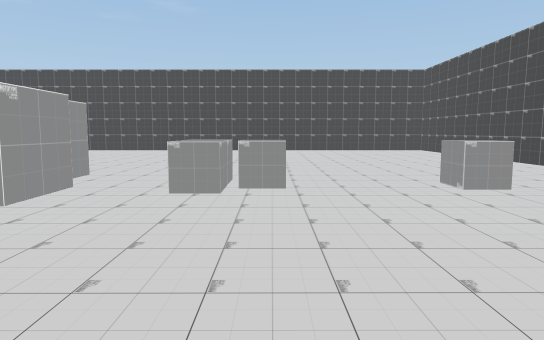
[1] (above)

17 first-person views from a walk through a Unity game level. The camera is 1.2 m above the floor, tilts 6° down and sees 75° across. The floor is counted in squares, 2 m on a side. Each view is taken from the middle of a square. On the plan, view 1 faces up. The plan holds only what a view shows up to about 10 squares ahead; the rest is blank. The player is left out.

[2]
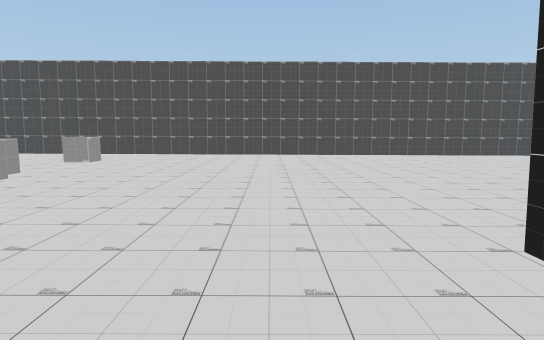

[3]
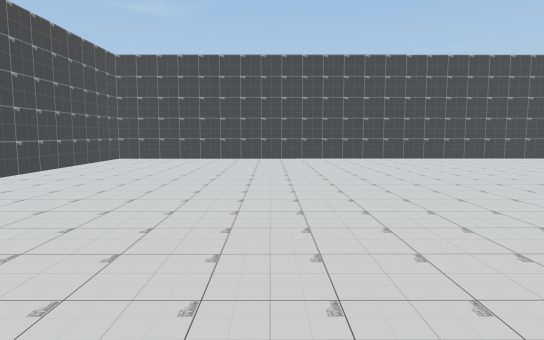

[4]
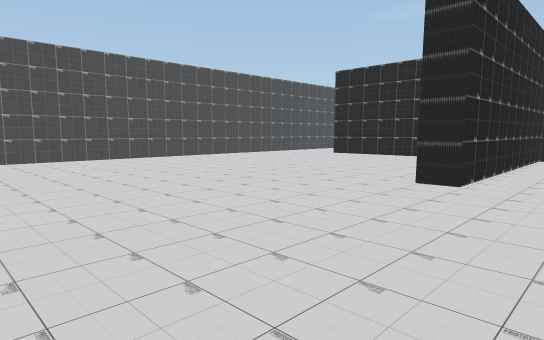

[5]
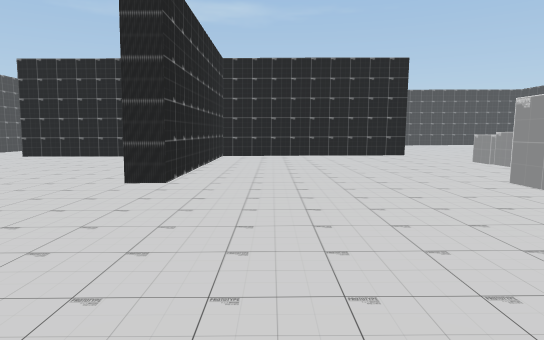

[6]
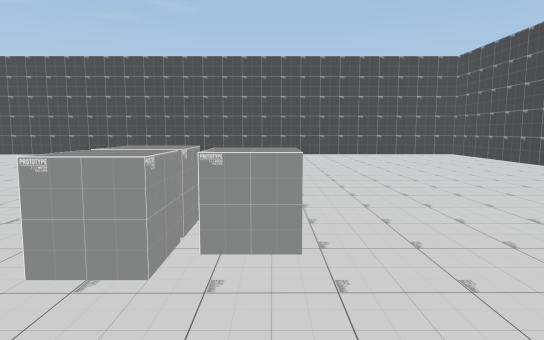

[7]
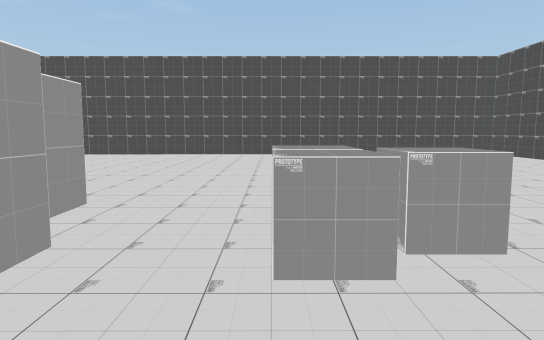

[8]
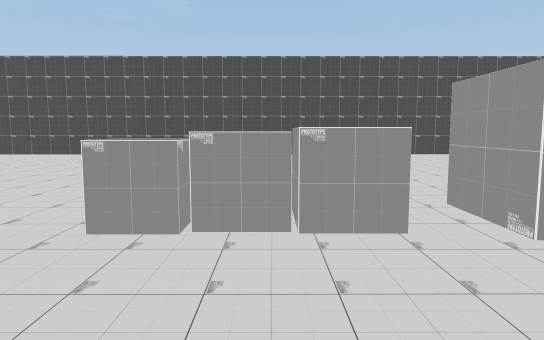

[9]
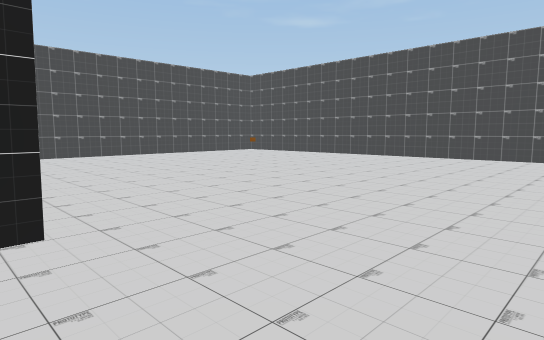

[10]
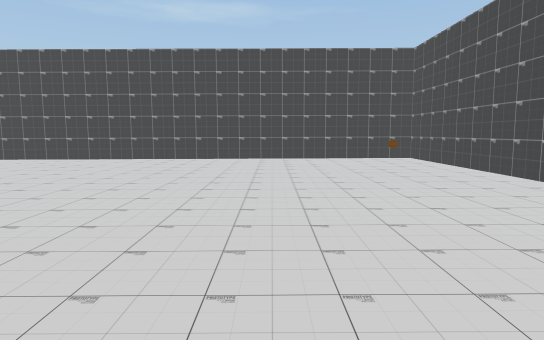

[11]
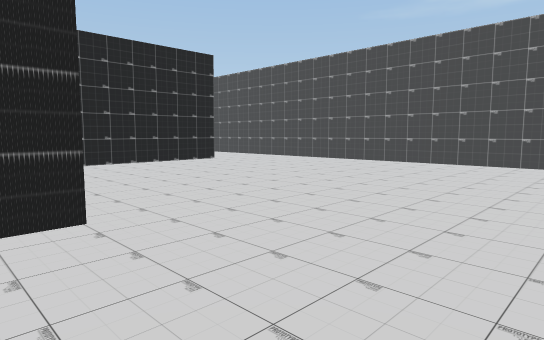

[12]
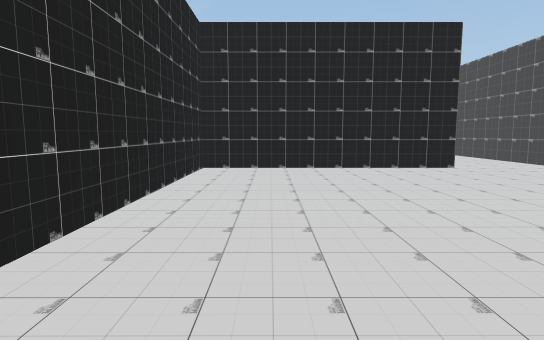

[13]
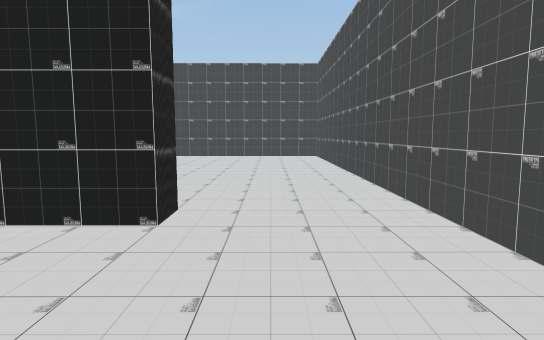

[14]
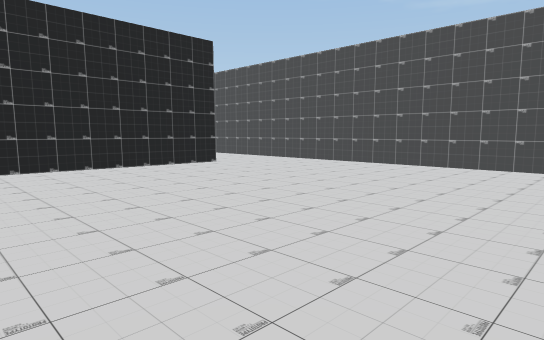

[15]
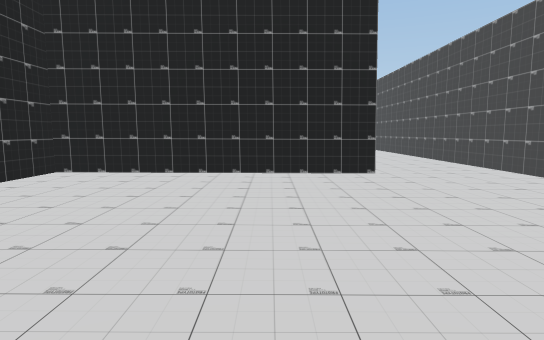

[16]
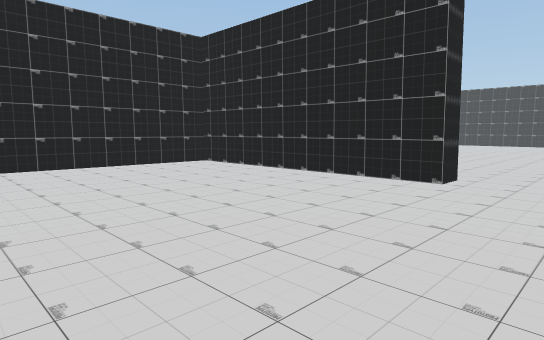

[17]
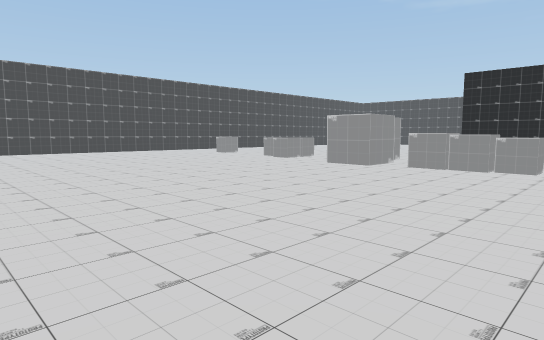

### Floor plan
Points are (right, up) in squares from view 1. A wall is a line through its corners. A room is listed if a view was taken in it or the views show most of it. See-through windows are left out.
Room 1 (views 1, 2, 3, 4, 5, 6, 7, 8, 9, 10, 11, 12, 13, 17)
walls: (-8.3, -3.8) (-8.3, -6.5); (-13.3, -1.3) (-8.8, -1.3) (-8.8, 3.5) (-8.3, 3.5) (-8.3, -1.3) (-3.2, -1.3) (-3.2, -1.9); (-8.5, -8.8) (4.8, -8.7) (4.7, 11.3) (-15.3, 11.2) (-15.2, -1.4)
ways out: opening at (-14.5, -1) to room 2; opening at (-8, -7.5) to room 2
objects: other object (-6, 4); other object (-5, 4); other object (-3, 3) to (-2, 3); other object (-3, 4) to (-3, 5); other object (-1, 4); other object (0, 4); other object (2, 4)
Room 2 (views 14, 15, 16)
walls: (-13.3, -1.9) (-13.3, -1.3); (-8.3, -6.5) (-8.8, -6.5) (-8.8, -1.8) (-12.3, -1.8); (-15.2, -1.4) (-15.2, -8.8) (-8.5, -8.8)
ways out: opening at (-14.5, -1) to room 1; opening at (-8, -7.5) to room 1

Positions as (right, up) in squares from view 1, and headings:
1: (0, 0), facing up
2: (-5, 0), facing right
3: (1, 0), facing down
4: (1, 0), facing down-left
5: (1, 0), facing left
6: (0, 2), facing up
7: (-1, 2), facing up
8: (-5, 2), facing up
9: (-6, 3), facing up-left
10: (-7, 8), facing left
11: (-8, 6), facing down-left
12: (-10, 5), facing down
13: (-14, 1), facing down
14: (-15, -2), facing down-right
15: (-14, -5), facing right
16: (-13, -8), facing up-right
17: (-7, 11), facing down-right
